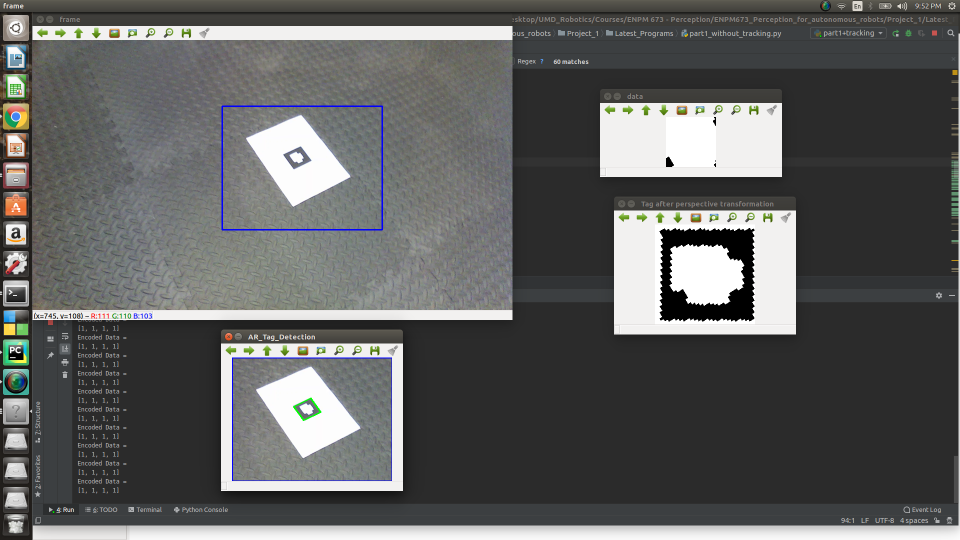
#> input picture Project_1/Latest_Programs/Part1_withTRACKER/Tracker+Detection.png, 1920 x 1080 px, given in place of Lena.png, which was not available (shown at 1/2 size)
$ python part1+tracking.py   (older library calls are emulated)
#> lines starting #> are read from the running program, lines starting #| are printed output that depends on the picture; after the words box and inside, x2 and y2 are one past the last pixel; in counts of white or black regions, pixels touching at a corner belong together; pictures that were not available may be replaced by others from this repository, and a replacement may not be noted
import cv2
import numpy as np
import copy
import sys


def alter_image(frame):
    img1 = cv2.cvtColor(frame, cv2.COLOR_BGR2GRAY)
    G_blur = cv2.medianBlur(img1, ksize = 5)
    edges = cv2.Canny(G_blur, 75, 200)
    return edges


def clean_contours(contour_list):
    new_contour_list = []
    final_contour_list = []

    for contour in contour_list:
        if len(contour) == 4:
            new_contour_list.append(contour)

    for element in new_contour_list:
        if cv2.contourArea(element) < 2500:
            final_contour_list.append(element)

    return final_contour_list


def contour_create(frame):
    edges = alter_image(frame)
    contour_list = list()
    final_contour_list = list()

    ret, thresh = cv2.threshold(edges, 127, 255, 0)
    p, contours, hierarchy = cv2.findContours(thresh, cv2.RETR_TREE, cv2.CHAIN_APPROX_SIMPLE)

    index = list()
    for hier in hierarchy[0]:
        if hier[3] != -1:
            index.append(hier[3])

    # loop over the contours
    for c in index:

        epsilon = 0.025 * cv2.arcLength(contours[c], True)
        approx = cv2.approxPolyDP(contours[c], epsilon, True)

        if len(approx) > 4:
            epsilon1 = 0.025 * cv2.arcLength(contours[c - 1], True)
            corners = cv2.approxPolyDP(contours[c - 1], epsilon1, True)
            contour_list.append(corners)
    final_contour_list = clean_contours(contour_list)

    return final_contour_list


def draw_contours(f, cont):
    for i in cont:
        cv2.drawContours(f, [i], -1, (0, 255, 0), 2)
        cv2.imshow("AR_Tag_Detection", f)


def column(matrix, i):
    return [row[i] for row in matrix]


# main function to process the tag
# [136 lines left out: functions rearrange, rearrange_p1, homography, orientation_of_tag, decode, warp, not called in this run]


def main_script(frame):
    global x1
    contour = contour_create(frame)
    draw_contours(frame, contour)
    for i in range(len(contour)):
        extract_column = column(contour[i], 0)
        extract_column = rearrange(extract_column)
        H = homography(extract_column, rearrange_p1(x1))

        # tag = cv2.warpPerspective(frame, H, (200, 200))
        tag = warp(frame, H)
        cv2.imshow("Tag after perspective transformation", tag)
        data_region, orientation = orientation_of_tag(tag)
        encoded_data = decode(data_region, orientation)


print(" \n")
print("Choose 1 for Tag0")
print("Choose 2 for Tag2")
print("Choose 3 for Multiple_tags")
print("")

selection = input("Enter your choice: ")
#> the answer given: 1
if int(selection) == 1:
    video = cv2.VideoCapture('Tag0.mp4')
    bbox = (405, 180, 320, 247)
    flag = 0

elif int(selection) == 2:
    video = cv2.VideoCapture('Tag2.mp4')
    bbox = (268, 149, 441, 382)
    flag = 0

elif int(selection) == 3:
    video = cv2.VideoCapture('multipleTags.mp4')
    flag = 1
else:
    print("Invalid Selection")
    exit(0)


lena = cv2.imread('Lena.png')
#> lena is the input picture: shape (1080, 1920, 3); mean B, G, R 95.3, 96, 95.2
lena = cv2.resize(lena, (200, 200))
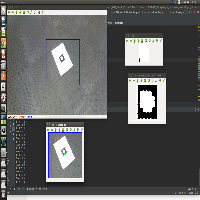
#> lena: shape (200, 200, 3); mean B, G, R 94.9, 95.3, 94.5
x1 = [[0, 0], [199, 0], [199, 199], [0, 199]]

tracker_types = ['BOOSTING', 'MIL', 'KCF', 'TLD', 'MEDIANFLOW', 'GOTURN', 'MOSSE', 'CSRT']
tracker_type = tracker_types[2]

if tracker_type == 'BOOSTING':
    tracker = cv2.TrackerBoosting_create()
if tracker_type == 'MIL':
    tracker = cv2.TrackerMIL_create()
if tracker_type == 'KCF':
    tracker = cv2.TrackerKCF_create()
if tracker_type == 'TLD':
    tracker = cv2.TrackerTLD_create()
if tracker_type == 'MEDIANFLOW':
    tracker = cv2.TrackerMedianFlow_create()
if tracker_type == 'GOTURN':
    tracker = cv2.TrackerGOTURN_create()
if tracker_type == 'MOSSE':
    tracker = cv2.TrackerMOSSE_create()
if tracker_type == "CSRT":
    tracker = cv2.TrackerCSRT_create()


if not flag == 1:

    ok, f = video.read()
    frame = cv2.resize(f, (0, 0), fx=0.5, fy=0.5)
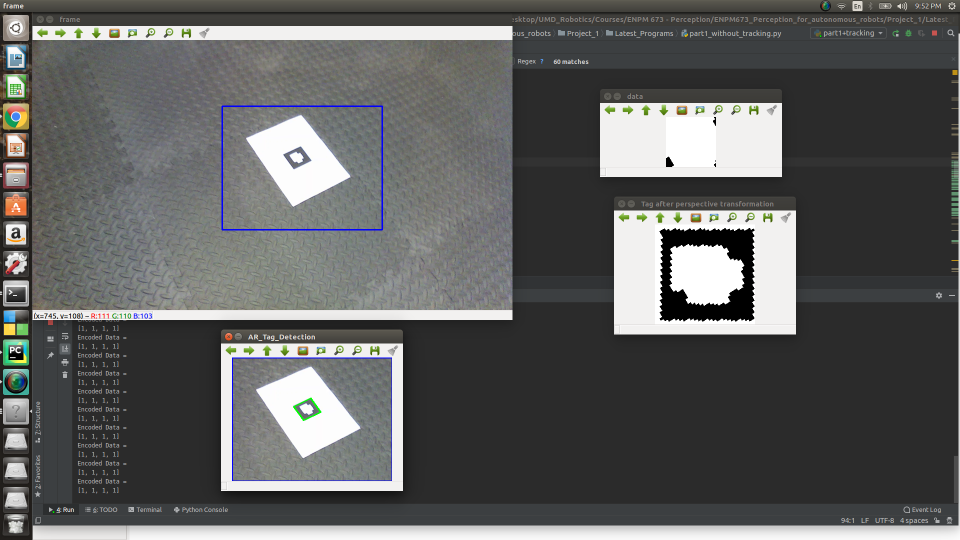
#> frame: shape (540, 960, 3); mean B, G, R 95.4, 96.1, 95.3

    ok = tracker.init(frame, bbox)


while video.isOpened():
    opened, frame = video.read()

    if flag == 1:
        a, b, c = frame.shape
        a = a / 2
        b = b / 2
        frame = cv2.resize(frame, (b, a))
        main_script(frame)

    elif opened and not (flag == 1):
        a, b, c = frame.shape
#> a = 1080; b = 1920; c = 3
        a = int(a / 2)
#> a = 540
        b = int(b / 2)
#> b = 960
        frame = cv2.resize(frame, (b, a))
        ok, bbox = tracker.update(frame)
#> ok = True; bbox = (405, 180, 320, 247)
        p1 = (int(bbox[0]), int(bbox[1]))
#> p1 = (405, 180)
        p2 = (int(bbox[0] + bbox[2]), int(bbox[1] + bbox[3]))
#> p2 = (725, 427)
        cv2.rectangle(frame, p1, p2, (255, 0, 0), 2, 1)
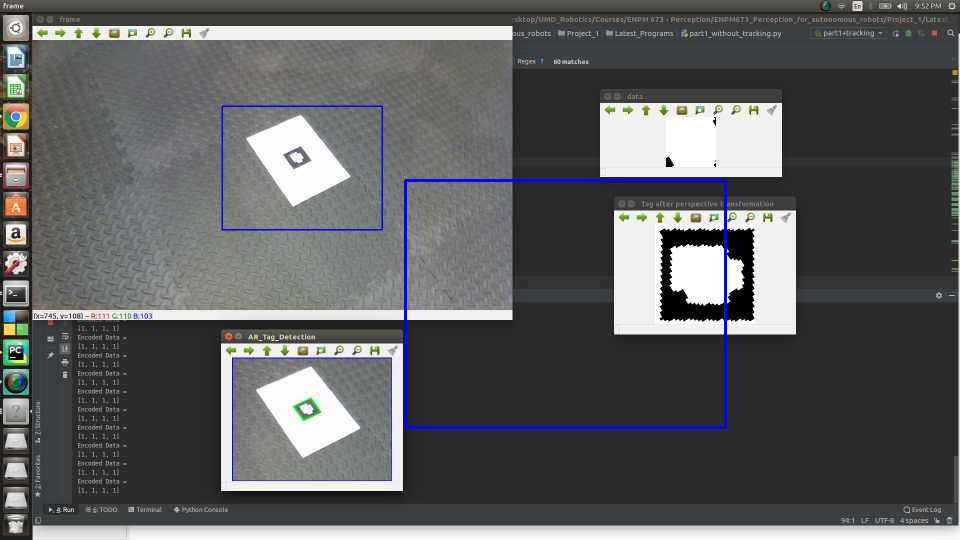
#> frame: shape (540, 960, 3); 0.66% of pixels changed, all inside (x1, y1, x2, y2) = (404, 179, 727, 429)
        cv2.imshow("frame",frame)

        roi = frame[int(bbox[1]):int(bbox[1]+bbox[3]), int(bbox[0]):int(bbox[0] + bbox[2])]
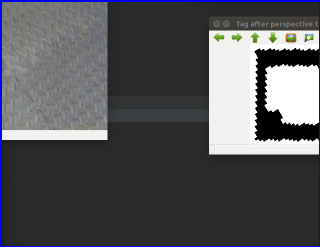
#> roi: shape (247, 320, 3); mean B, G, R 90.1, 85.1, 84.9
        main_script(roi)
#> in alter_image, `img1 = cv2.cvtColor(frame, cv2.COLOR_BGR2GRAY)`:
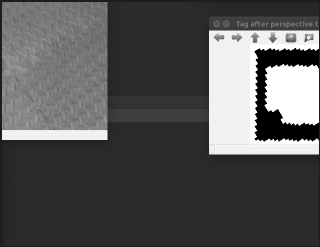
#> img1: shape (247, 320); min 0, max 255, mean 85.6
#> in alter_image, `edges = cv2.Canny(G_blur, 75, 200)`:
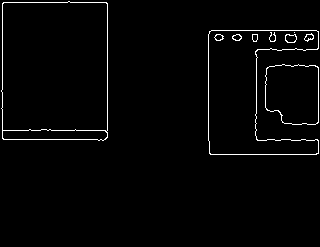
#> edges: shape (247, 320); 2% white in thin lines or dots, all inside (x1, y1, x2, y2) = (1, 1, 319, 155)
#> in contour_create, `p, contours, hierarchy = cv2.findContours(thresh, cv2.RETR_TREE, cv2.C..`: contours = 19 contours, 2 with area under 20; largest, box (x1, y1, x2, y2) and area: (1, 1, 108, 141) 14390, (1, 1, 108, 132) 13430, (208, 30, 319, 155) 7992, (208, 30, 319, 155) 7980, (265, 64, 319, 125) 2858
#> the loop in contour_create, `for hier in hierarchy[0]:` made 19 passes
#> hier on passes 1 to 12: [2, -1, 1, -1], [-1, -1, -1, 0], [16, 0, 3, -1], [-1, -1, 4, 2], [6, -1, 5, 3], [-1, -1, -1, 4], [8, 4, 7, 3], [-1, -1, -1, 6], [10, 6, 9, 3], [-1, -1, -1, 8], [12, 8, 11, 3], [-1, -1, -1, 10]
#> after the loop in contour_create, `for hier in hierarchy[0]:`: index = [0, 2, 3, 4, 3, 6, 3, 8, 3, 10, 3, 12, 3, 3, 16, 16]
#> the loop in contour_create, `for c in index: ` made 16 passes
#> (c, epsilon, epsilon1) on passes 5, 7, 9, 11, 13, 14: (3, 14.87, 14.93), (3, 14.87, 14.93), (3, 14.87, 14.93), (3, 14.87, 14.93), (3, 14.87, 14.93), (3, 14.87, 14.93)
#> (epsilon, epsilon1, corners) on pass 1: (5.52, 11.74, [[105, 2], [107, 130], [3, 130], [2, 4]])
#> after the loop in contour_create, `for c in index:`: contour_list = 14 contours; largest, box (x1, y1, x2, y2) and area: (2, 2, 108, 131) 13146, (209, 31, 319, 154) 7397, (209, 31, 319, 154) 7397, (209, 31, 319, 154) 7397, (209, 31, 319, 154) 7397
#> the loop in clean_contours, `for contour in contour_list:` made 14 passes
#> contour on pass 1: [[105, 2], [107, 130], [3, 130], [2, 4]]
#> after the loop in clean_contours, `for contour in contour_list:`: new_contour_list = [[[105, 2], [107, 130], [3, 130], [2, 4]]]
#> the loop in clean_contours, `for element in new_contour_list:` made 1 pass
#> after the loop in clean_contours, `for element in new_contour_list:`: final_contour_list = []
    else:
        break
    k=cv2.waitKey(5) & 0xFF
#> (key Esc is pressed here)
    if k==27:
        break
cv2.destroyAllWindows()
video.release()
